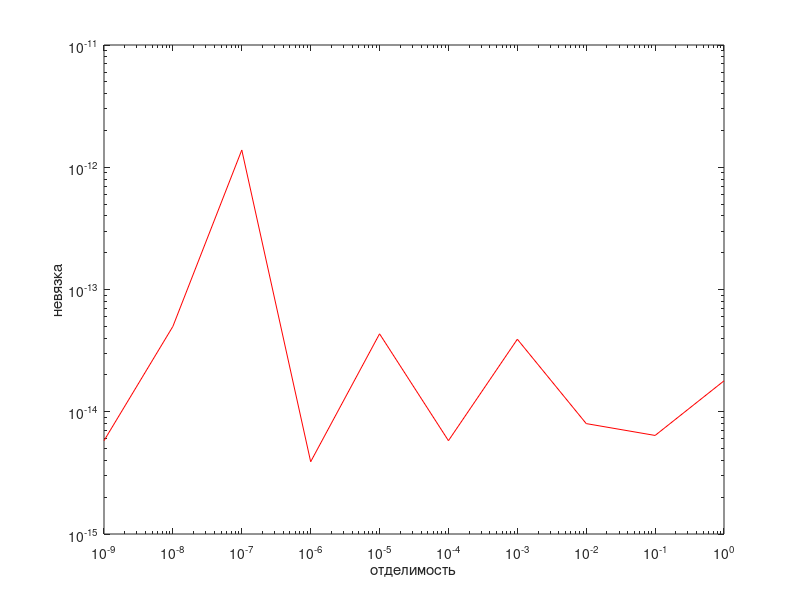

This figure's MATLAB source: (Note: this script raises an error after producing the figure.)
otdeli = zeros(1, 10);
norm =  zeros(1, 10);
for i=1:10
    otdeli(i) = 10.^(-i+1);
end

poly = load('poly.txt'); %все коэф полинома
nevyazka = load('nevyazka.txt'); %все невязки
eigenvalues = load('eigenvalues.txt'); %все сч полученные
x=-10:0.0001:10;
pol = polyval(poly(i, :),x); %вычисления значения полиномa
r = roots(poly(i, :));
norm(1) = sqrt(abs(eigenvalues(i, 2)^2 - r(4, 1)^2));
for i=2:9
    pol = polyval(poly(i, :),x); %вычисления значения полиномa
    r = roots(poly(i, :));
    norm(i)= sqrt(abs(eigenvalues(i, 2)^2 - r(2, 1)^2));
end


figure
loglog(otdeli, nevyazka, 'red');
xlabel('отделимость') ;
ylabel('невязка');
hold all
grid onotdeli = zeros(1, 10);
norm =  zeros(1, 10);
for i=1:9
    otdeli(i) = 10.^(-i+1);
end

poly = load('poly.txt'); %все коэф полинома
nevyazka = load('nevyazka.txt'); %все невязки
eigenvalues = load('eigenvalues.txt'); %все сч полученные
x=-10:0.0001:10;
pol = polyval(poly(i, :),x); %вычисления значения полиномa
r = roots(poly(i, :));
norm(1) = sqrt(abs(eigenvalues(i, 2)^2 - r(4, 1)^2));
for i=1:10
    pol = polyval(poly(i, :),x); %вычисления значения полиномa
    r = roots(poly(i, :));
    norm(i)= sqrt((eigenvalues(i, 10) - r(10, 1))^2);
end


figure
loglog(otdeli, nevyazka, 'red');
xlabel('отделимость') ;
ylabel('невязка');
hold all
grid on
figure
loglog(otdeli, norm, 'blue');
xlabel('отделимость') ;
ylabel('фактическая ошибка сч');
hold all
grid on

figure
loglog(otdeli, norm, 'blue');
xlabel('отделимость') ;
ylabel('фактическая ошибка сч');
hold all
grid on
